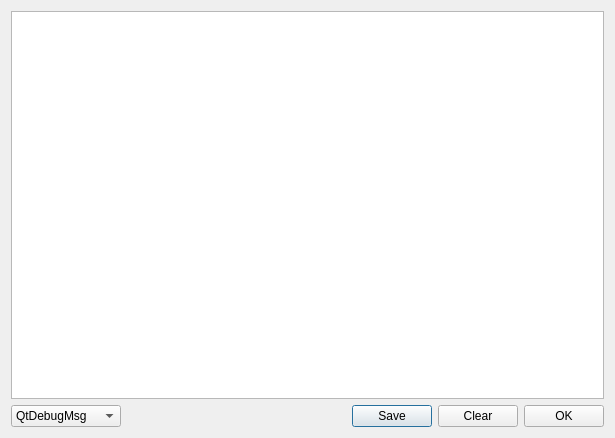
<?xml version="1.0" encoding="UTF-8"?>
<ui version="4.0">
 <class>InternalLogWindow</class>
 <widget class="QDialog" name="InternalLogWindow">
  <property name="geometry">
   <rect>
    <x>0</x>
    <y>0</y>
    <width>615</width>
    <height>438</height>
   </rect>
  </property>
  <property name="windowTitle">
   <string>Log</string>
  </property>
  <layout class="QVBoxLayout" name="verticalLayout">
   <item>
    <widget class="QTextEdit" name="textEdit">
     <property name="lineWrapMode">
      <enum>QTextEdit::LineWrapMode::NoWrap</enum>
     </property>
     <property name="readOnly">
      <bool>true</bool>
     </property>
    </widget>
   </item>
   <item>
    <layout class="QHBoxLayout" name="horizontalLayout">
     <item>
      <widget class="QComboBox" name="comboBox">
       <property name="sizePolicy">
        <sizepolicy hsizetype="Preferred" vsizetype="Fixed">
         <horstretch>0</horstretch>
         <verstretch>0</verstretch>
        </sizepolicy>
       </property>
       <property name="minimumSize">
        <size>
         <width>100</width>
         <height>0</height>
        </size>
       </property>
       <item>
        <property name="text">
         <string>QtDebugMsg</string>
        </property>
       </item>
       <item>
        <property name="text">
         <string>QtInfoMsg</string>
        </property>
       </item>
       <item>
        <property name="text">
         <string>QtWarningMsg</string>
        </property>
       </item>
       <item>
        <property name="text">
         <string>QtCriticalMsg</string>
        </property>
       </item>
       <item>
        <property name="text">
         <string>QtFatalMsg</string>
        </property>
       </item>
      </widget>
     </item>
     <item>
      <spacer name="horizontalSpacer">
       <property name="orientation">
        <enum>Qt::Orientation::Horizontal</enum>
       </property>
       <property name="sizeHint" stdset="0">
        <size>
         <width>40</width>
         <height>20</height>
        </size>
       </property>
      </spacer>
     </item>
     <item>
      <widget class="QPushButton" name="pushButtonSave">
       <property name="text">
        <string>Save</string>
       </property>
      </widget>
     </item>
     <item>
      <widget class="QPushButton" name="pushButtonClear">
       <property name="text">
        <string>Clear</string>
       </property>
      </widget>
     </item>
     <item>
      <widget class="QPushButton" name="pushButtonOk">
       <property name="text">
        <string>OK</string>
       </property>
      </widget>
     </item>
    </layout>
   </item>
  </layout>
 </widget>
 <tabstops>
  <tabstop>textEdit</tabstop>
  <tabstop>comboBox</tabstop>
  <tabstop>pushButtonOk</tabstop>
  <tabstop>pushButtonClear</tabstop>
  <tabstop>pushButtonSave</tabstop>
 </tabstops>
 <resources/>
 <connections/>
</ui>
